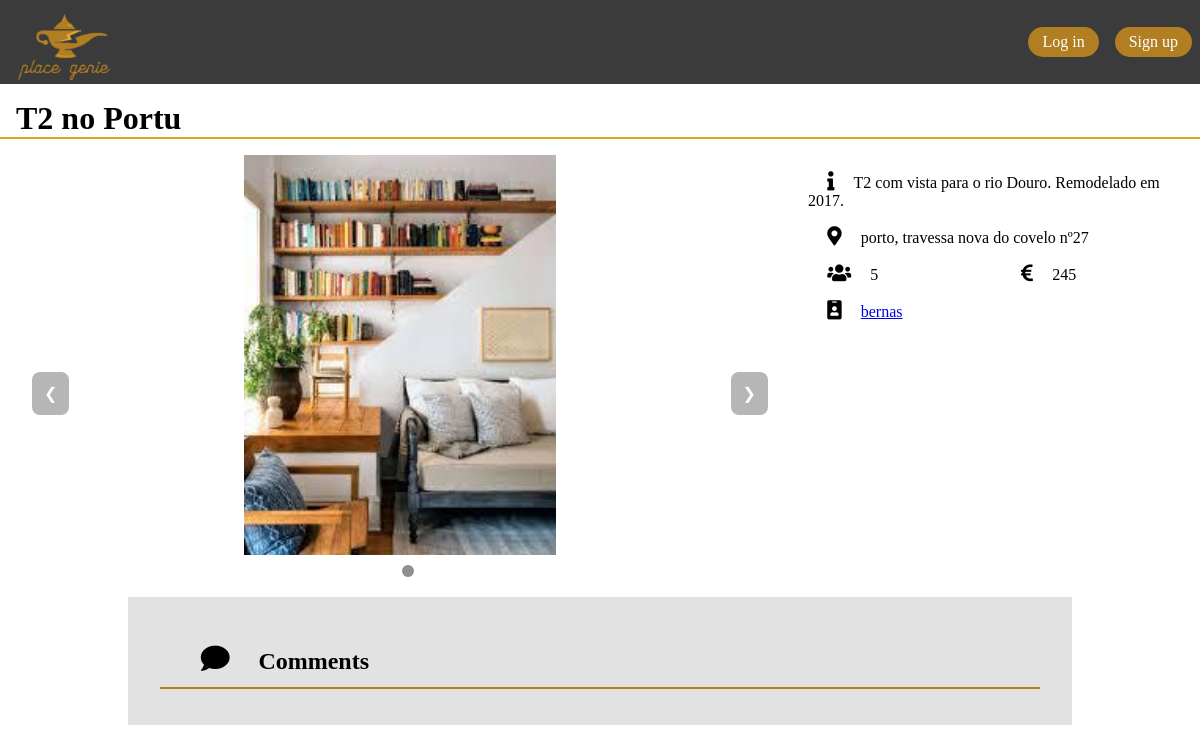
The page /pages/property.php?id=1 on the database its author committed.
### tables this page shows
CREATE TABLE property (
    id              INTEGER PRIMARY KEY,
    title           VARCHAR NOT NULL,
    price           REAL NOT NULL ON CONFLICT ABORT,
    city            VARCHAR NOT NULL ON CONFLICT ABORT,  
    address         VARCHAR NOT NULL ON CONFLICT ABORT,            
    description     VARCHAR,
    capacity        INTEGER NOT NULL,
    owner           VARCHAR REFERENCES user(username) ON DELETE CASCADE ON UPDATE CASCADE,

    -- TODO: capacity needs to have a limit
    CHECK(capacity >= 1 AND price >= 0)
);

CREATE TABLE property_image (
    image_id        INTEGER UNIQUE REFERENCES image(id) ON DELETE CASCADE,
    property_id     INTEGER REFERENCES property(id) ON DELETE CASCADE
);

### database/db_property.php (called while the page is built, shortened)
<?php
function get_property_info($property_id)
{
    $db = Database::instance()->db();
    $stmt = $db->prepare('SELECT * FROM property WHERE id = ?');
    $stmt->execute(array($property_id));
    return $stmt->fetch();
}

### database/db_property_image.php (called while the page is built, shortened)
<?php
function get_property_images($property_id)
{
    $db = Database::instance()->db();
    $stmt = $db->prepare('SELECT image_id FROM property_image WHERE property_id = ?');
    $stmt->execute(array($property_id));
    return $stmt->fetchAll();
}
?>

### templates/tpl_property.php (the view, shortened to what this page needs)
<?php function draw_property_info($property, $images) { ?>
        <h1 class="p_title"><?=$property['title']?></h1>
        <div class="slideshow">
            <?php if ($images != null) { ?>
            <?php foreach ($images as $image) { ?>
            <div class="slide">
                <img src="../images/t_medium/<?=$image['image_id']?>.jpg" height="400">
            </div>
            <?php } ?>
            <?php } else { ?>
            <div class="slide">
                <img src="../images/not_found.jpg" height="400">
            </div>
            <?php } ?>
            <a class="prev">&#10094;</a>
            <a class="next">&#10095;</a>
            <div class="dots">
                <?php if ($images != null) { ?>
                <?php for ($i = 0; $i < sizeof($images); $i++) { ?>
                    <span class="dot"></span>
                <?php } ?>
                <?php } else { ?>
                    <span class="dot"></span>
                <?php } ?>
            </div>
        </div>
    <div class ="p_info">
        <p class="p_description"><i class="fas fa-info"></i><?= $property['description']?></p>
        <p class="p_address"><i class="fas fa-map-marker-alt"></i><?=$property['city']?>, <?=$property['address']?></p>
        <p class="p_price"><i class="fas fa-euro-sign"></i><?=$property['price']?></p>
        <p class="p_capacity"><i class="fas fa-users"></i><?= $property['capacity']?></p>
        <p class="p_owner"><i class="fas fa-id-badge"></i><a href="../pages/profile.php?username=<?=$property['owner']?>"><?=$property['owner']?></a></p>
    </div>
<?php } ?>
<?php function draw_comments() { ?>
    <div class="comments">
        <h2><i class="fas fa-comment"></i>Comments</h2>
    </div>
<?php } ?>

### css/common.css (style rules this page uses)
html, body { margin: 0; padding: 0; }
i { font-size: 1.2em; margin: 0 1em; text-align: center; }

### css/slideshow.css (style rules this page uses)
.slideshow { width: 100%; position: relative; margin: auto; }
.slide { display: none; }
.slide > img { display: block; margin: 0 auto; }
.prev, .next { cursor: pointer; position: absolute; top: 50%; width: auto; padding: 0.75em; color: white; background-color: rgb(110, 110, 110, 0.5); border-radius: 0.5em; }
.next { right: 2em; }
.prev { left: 2em; }
.dots { width: 100%; text-align: center; margin: 0.5em; }
.dot { cursor: pointer; height: 0.75em; width: 0.75em; margin: 0 0.4em; background-color: rgb(175, 175, 175); border-radius: 50%; display: inline-block; }
.active, .dot:hover { background-color: rgb(143, 143, 143); }

### css/property.css (style rules this page uses)
body { display: grid; grid-template-columns: 2fr 1fr; grid-template-areas: "header header" "title title" "slideshow info" "reservation reservation" "comments comments" "footer footer"; }
.p_title { grid-area: title; border-bottom: 2px solid var(--light-gold); padding: 0 0.5em; margin: 0.5em 0; }
.slideshow { grid-area: slideshow; }
.p_info { grid-area: info; display: grid; grid-template-areas: "info info" "description description" "address address" "capacity price" "owner owner"; grid-template-rows: min-content min-content min-content min-content min-content; padding: 0.5em; }
.p_info > * { margin: 0.5em 0; }
.p_info > .p_description { grid-area: description; text-justify: inter-word; }
.p_info > .p_address { grid-area: address; }
.p_info > .p_price { grid-area: price; }
.p_info > .p_capacity { grid-area: capacity; }
.p_info > .p_owner { grid-area: owner; }
.comments { grid-area: comments; display: flex; flex-direction: column; flex-wrap: nowrap; width: 55em; margin: 0.5em auto; padding: 1em 2em; background-color: var(--light-grey); }
.comments > h2 { padding: 0.5em; border-bottom: 2px solid var(--dark-gold); }

### css/constants.css (style rules this page uses)
:root { --dark-grey: #3b3b3b; --light-grey: #e2e2e2; --light-gold: goldenrod; --dark-gold: #b17e22; --dark-blue: #191970; }

### rows shown on the page
property: title "T2 no Portu", description "T2 com vista para o rio Douro. Remodelado em 2017.", city "porto", address "travessa nova do covelo nº27", price "245", capacity "5", owner "bernas"
